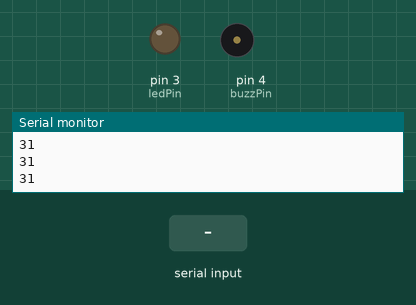
Recording of a sketch running on a simulated Arduino Uno, built with avr-gcc and run on an emulated ATmega328P. On the bench: output pins drawn as LEDs (lit = HIGH), buzzer (waves = sounding), the last lines printed to the serial monitor. Inputs (shaded band) come from the test bench.

Above: at 1.2 s.
1.3 s: "90,45\n" received over Serial
At 1.47 s:
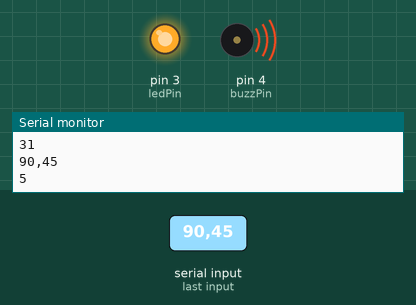
Timing chart, 0 to 10.3 s (numbered marks = the images above; inputs shaded):
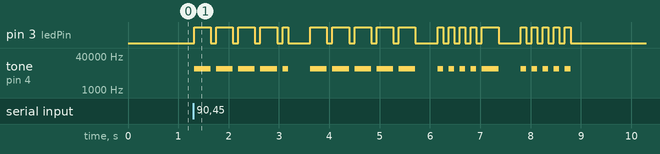

The sketch:

zad6.ino
```cpp
byte ledPin = 3;
byte buzzPin = 4;

#define DOT_DURATION 110
String str;

const char* letters[] = {
  ".-", //a
  "-...", //b
  "-.-.", //c
  "-..", //d
  ".", //e
  "..-.", //f
  "--.", //g
  "....", //h
  "..", //i
  ".---", //j
  "-.-", //k
  ".-..", //l
  "--", //m
  "-.", //n
  "---", //o
  ".--.", //p
  "--.-", //q
  ".-.", //r
  "...", //s
  "-", //t
  "..-", //u
  "...-", //v
  ".--", //w
  "-..-", //x
  "-.--", //y
  "--.." //z
};

const char* numbers[] = {
  "-----", //0
  ".----", //1
  "..---", //2
  "...--", //3
  "....-", //4
  ".....", //5
  "-....", //6
  "--...", //7
  "---..", //8
  "----.", //9
};

void setup()
{
  pinMode(ledPin, OUTPUT);
  pinMode(buzzPin, OUTPUT);
  Serial.begin(9600);
}

void loop()
{
  Serial.println('a' - 'A' - 1);
  if(Serial.available())
  {
    str = Serial.readStringUntil('\n');
    Serial.println(str);
    Serial.println(str.length());
    for(int i = 0; i < str.length(); ++i)
    {
      if(isWhitespace(str[i]))
      {
        while(isWhitespace(str[i+1]) && i < sizeof(str))
          ++i;
        delay(7 * DOT_DURATION);
      }
      else if(isAlpha(str[i]))
      {
        if(str[i] <= 'Z')
          str[i] += 'a' - 'A';
        morse(letters[str[i] - 'a']);
        delay(3 * DOT_DURATION);
      }
      else if(str[i] >= '0' && str[i] <=  '9')
      {
        morse(numbers[str[i] - '0']);
        delay(3*DOT_DURATION);
      }
    }
  }
}

void morse(String s)
{
  for(int i = 0; i < s.length(); ++i)
  {
    digitalWrite(ledPin, HIGH);
    tone(buzzPin, 10000);
    delay(s[i] == '.' ? DOT_DURATION : (3*DOT_DURATION));
    noTone(buzzPin);
    digitalWrite(ledPin, LOW);
    if(i < sizeof(s) - 1)
      delay(DOT_DURATION);
  }
}
```
